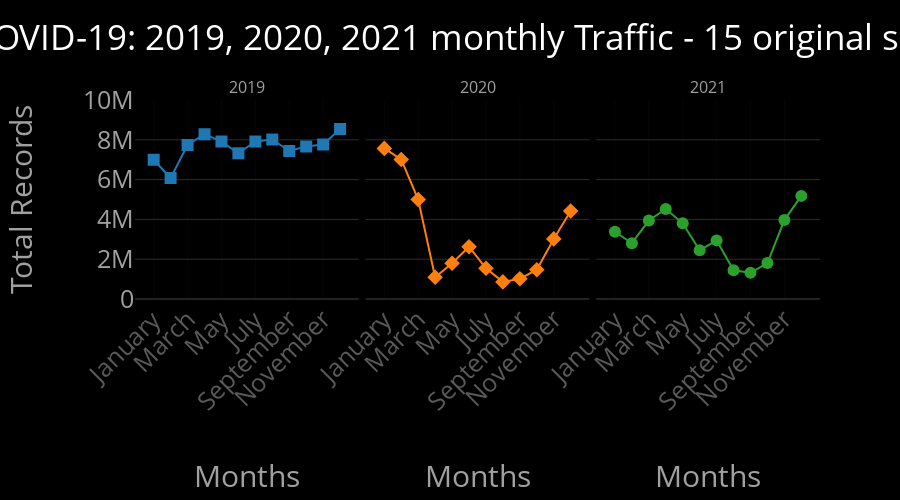

The code cell stored with this chart in its notebook:
### Markdown cell above
#### **Multiple Lines with Plotly Traces**: 
This df is ready for plotting. I want to see each year plotted as **its own line**.  
In Plotly Express I can do that by referencing them as **traces** and other parameters of the plot. 

Note that I also chose to make the line in a both a different **color** and a different **marker**, to make each line demark itself better.

### Code cell
from plotly.subplots import make_subplots

# Create subplots: 1 row, 3 columns with reduced spacing
fig = make_subplots(rows=1, cols=3, shared_yaxes=True, subplot_titles=("2019", "2020", "2021"), horizontal_spacing=0.01)

# Add traces for each year
years = [2019, 2020, 2021]
symbols = ["square", "diamond", "circle"]
colors = ["#1F77B4", "#FF7F0E", "#2CA02C"]

for i, year in enumerate(years):
    df_year = df_yrs_mths_counts[df_yrs_mths_counts["Year"] == year]
    fig.add_trace(
        px.line(
            df_year,
            x="Month",
            y="Total_Counts",
            markers=True,
            symbol_sequence=[symbols[i]],
            color_discrete_sequence=[colors[i]]
        ).data[0],
        row=1, col=i+1
    )

# Update layout
fig.update_traces(marker=dict(size=12))  # Increase marker size

fig.update_layout(
    height=500,
    title="Post COVID-19: 2019, 2020, 2021 monthly Traffic - 15 original sensors",
    title_font_color="white",
    showlegend=False
)

fig.update_xaxes(title_text="Months", title_standoff=50, automargin=True, tickfont=dict(color='rgb(90,90,90)'))
fig.update_yaxes(title_text="Total Records", title_standoff=50, automargin=True, gridcolor='rgb(45,45,45)', range=[0, 10_000_000])

# Remove y-axis title for the 2nd and 3rd subplots
fig.update_yaxes(title_text=None, row=1, col=2)
fig.update_yaxes(title_text=None, row=1, col=3)

fig.show()

### Figure 1 — Plotly figure (JSON) as saved in the notebook; plotly's stock layout.template omitted (floating-point values rounded to 4 significant figures)
{"data": [{"hovertemplate": "Month=%{x}<br>Total_Counts=%{y}<extra></extra>", "legendgroup": "", "line": {"color": "#1F77B4", "dash": "solid"}, "marker": {"size": 12, "symbol": "square"}, "mode": "lines+markers", "name": "", "orientation": "v", "showlegend": false, "type": "scatter", "x": ["January", "February", "March", "April", "May", "June", "July", "August", "September", "October", "November", "December"], "xaxis": "x", "y": [7000243, 6079776, 7740551, 8281383, 7908534, 7323166, 7915558, 8013224, 7436127, 7665717, 7764366, 8547951], "yaxis": "y"}, {"hovertemplate": "Month=%{x}<br>Total_Counts=%{y}<extra></extra>", "legendgroup": "", "line": {"color": "#FF7F0E", "dash": "solid"}, "marker": {"size": 12, "symbol": "diamond"}, "mode": "lines+markers", "name": "", "orientation": "v", "showlegend": false, "type": "scatter", "x": ["January", "February", "March", "April", "May", "June", "July", "August", "September", "October", "November", "December"], "xaxis": "x2", "y": [7568731, 7012371, 5000186, 1094408, 1793973, 2629156, 1543027, 860254, 1017186, 1473469, 3019320, 4422441], "yaxis": "y2"}, {"hovertemplate": "Month=%{x}<br>Total_Counts=%{y}<extra></extra>", "legendgroup": "", "line": {"color": "#2CA02C", "dash": "solid"}, "marker": {"size": 12, "symbol": "circle"}, "mode": "lines+markers", "name": "", "orientation": "v", "showlegend": false, "type": "scatter", "x": ["January", "February", "March", "April", "May", "June", "July", "August", "September", "October", "November", "December"], "xaxis": "x3", "y": [3378756, 2803753, 3942665, 4521386, 3803316, 2444622, 2945526, 1443553, 1316172, 1806972, 3964786, 5181663], "yaxis": "y3"}], "layout": {"annotations": [{"font": {"size": 16}, "showarrow": false, "text": "2019", "x": 0.1633, "xanchor": "center", "xref": "paper", "y": 1, "yanchor": "bottom", "yref": "paper"}, {"font": {"size": 16}, "showarrow": false, "text": "2020", "x": 0.5, "xanchor": "center", "xref": "paper", "y": 1, "yanchor": "bottom", "yref": "paper"}, {"font": {"size": 16}, "showarrow": false, "text": "2021", "x": 0.8367, "xanchor": "center", "xref": "paper", "y": 1, "yanchor": "bottom", "yref": "paper"}], "height": 500, "showlegend": false, "title": {"font": {"color": "white"}, "text": "Post COVID-19: 2019, 2020, 2021 monthly Traffic - 15 original sensors"}, "xaxis": {"anchor": "y", "automargin": true, "domain": [0, 0.3267], "tickfont": {"color": "rgb(90,90,90)"}, "title": {"standoff": 50, "text": "Months"}}, "xaxis2": {"anchor": "y2", "automargin": true, "domain": [0.3367, 0.6633], "tickfont": {"color": "rgb(90,90,90)"}, "title": {"standoff": 50, "text": "Months"}}, "xaxis3": {"anchor": "y3", "automargin": true, "domain": [0.6733, 1], "tickfont": {"color": "rgb(90,90,90)"}, "title": {"standoff": 50, "text": "Months"}}, "yaxis": {"anchor": "x", "automargin": true, "domain": [0, 1], "gridcolor": "rgb(45,45,45)", "range": [0, 10000000], "title": {"standoff": 50, "text": "Total Records"}}, "yaxis2": {"anchor": "x2", "automargin": true, "domain": [0, 1], "gridcolor": "rgb(45,45,45)", "matches": "y", "range": [0, 10000000], "showticklabels": false, "title": {"standoff": 50}}, "yaxis3": {"anchor": "x3", "automargin": true, "domain": [0, 1], "gridcolor": "rgb(45,45,45)", "matches": "y", "range": [0, 10000000], "showticklabels": false, "title": {"standoff": 50}}}}
